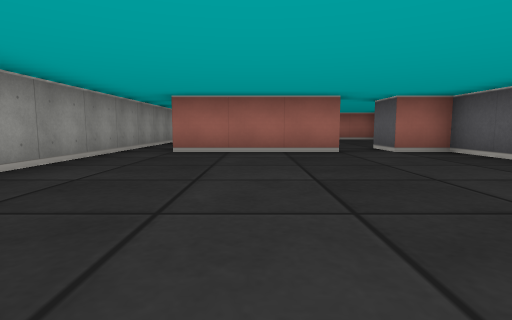
View 1 (above)

16 first-person views from a walk through a cub3D level. The camera is about half as high as the walls, tilts 6° down and sees 80° across. The floor is counted in squares. Each view is taken from the middle of a square. On the plan, view 1 faces up. The plan holds only what a view shows up to about 9 squares ahead; the rest is blank.

View 2
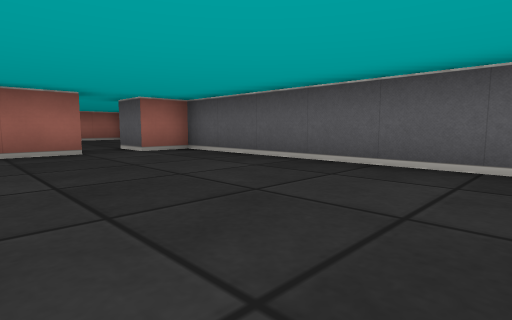

View 3
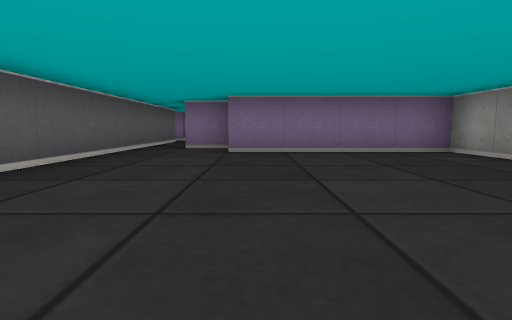

View 4
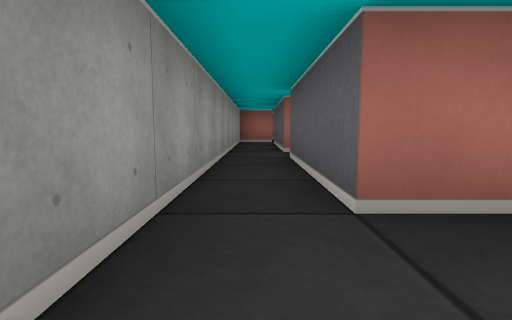

View 5
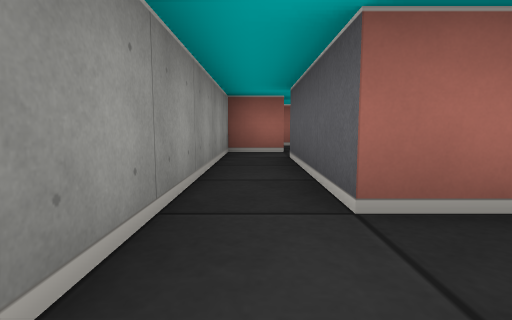

View 6
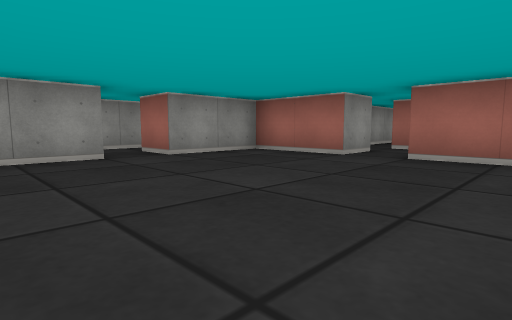

View 7
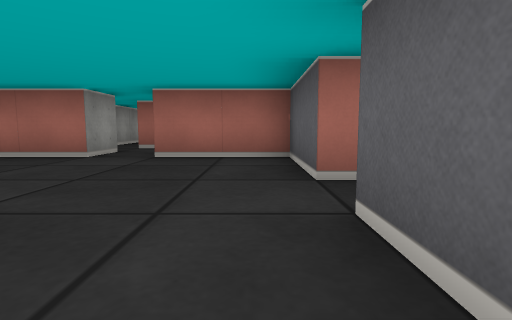

View 8
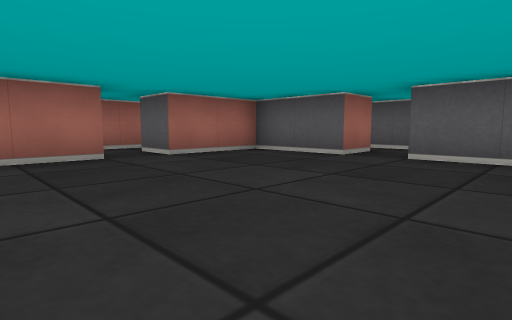

View 9
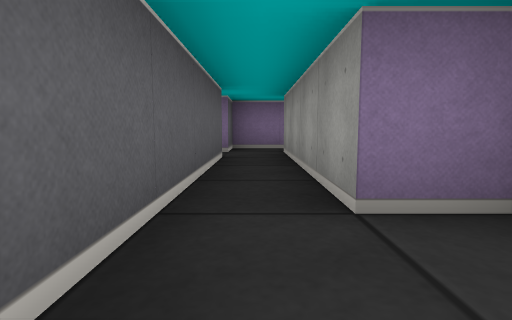

View 10
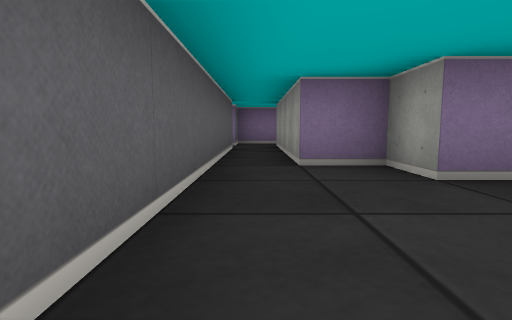

View 11
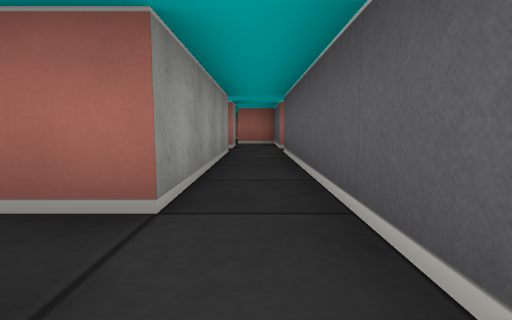

View 12
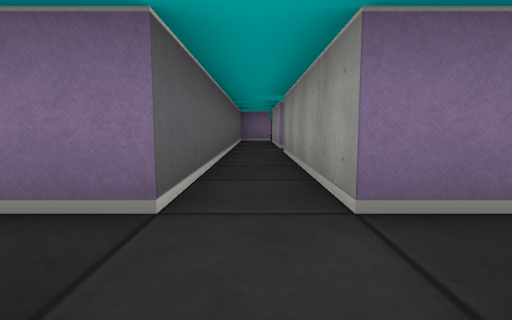

View 13
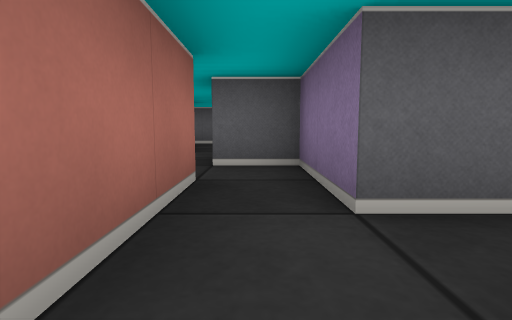

View 14
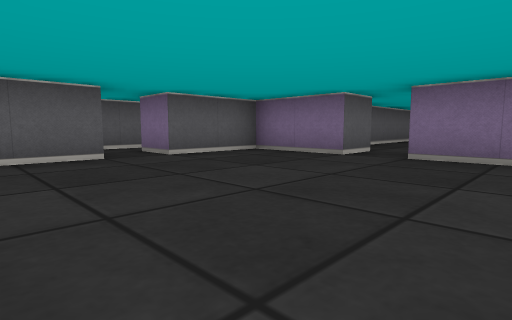

View 15
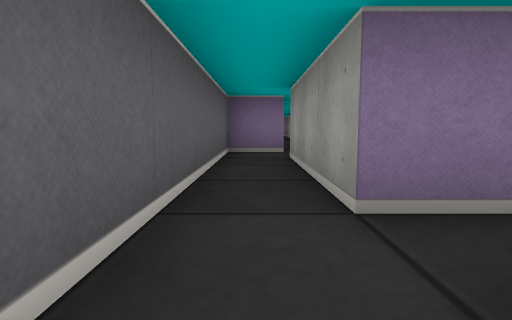

View 16
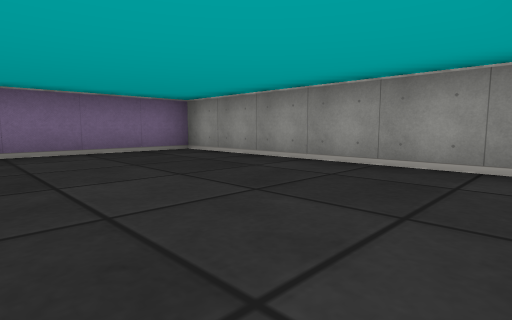

### Floor plan
Ten units are one square. View 1 is at (0, 0); x grows to the right and y downward. Boxes are objects, and circles mark ways between rooms. Rooms are numbered by the first view taken in them; rooms with no view inside come last. Other rooms are left out.
<svg viewBox="-30 -170 110 235">
<path fill="none" stroke="#000" d="M16 -55 -15 -55M-25 -55 -25 5 15 5 15 15 25 15 25 55M35 45 35 -55 25 -55M-15 -95 -15 -125M-25 -125 -25 -55M-15 -55 -15 -85M-5 -86 -5 -74M15 -115 -5 -115 -5 -95 -15 -95M45 -95 45 -115 25 -115M4 -65 15 -65M25 -55 25 -65 45 -65 45 -85M45 -135 55 -135 55 -95 45 -95M65 -145 65 -165 55 -165M55 -155 55 -146M45 -85 55 -85 55 -55M65 -55 65 -135M15 -126 15 -115M25 -115 25 -125 45 -125 45 -135M35 -135 15 -135M55 -45 65 -45 65 -55"/>
<circle cx="-20" cy="-50" r="3" fill="#2a7"/>
<circle cx="20" cy="-60" r="3" fill="#2a7"/>
<circle cx="-10" cy="-90" r="3" fill="#2a7"/>
<circle cx="50" cy="-90" r="3" fill="#2a7"/>
<circle cx="20" cy="-120" r="3" fill="#2a7"/>
<circle cx="40" cy="-140" r="3" fill="#2a7"/>
<circle cx="60" cy="-60" r="3" fill="#2a7"/>
<text x="10" y="-20">1</text>
<text x="-20" y="-90">2</text>
<text x="20" y="-90">3</text>
<text x="60" y="-120">4</text>
<text x="20" y="-130">5</text>
<text x="50" y="-30">6</text>
</svg>
Room 1 opens to room 2. Room 1 opens to room 3. Room 2 opens to room 3. Room 3 opens to room 4. Room 3 opens to room 5. Room 4 opens to room 5. Room 4 opens to room 6.

Where each view was taken, in squares from view 1:
view 1: 0 up, 0 right, facing up
view 2: 0 up, 0 right, facing up-right
view 3: 5 up, 1 right, facing down
view 4: 4 up, 2 left, facing up
view 5: 8 up, 2 left, facing up
view 6: 7 up, 4 right, facing up-left
view 7: 7 up, 4 right, facing up
view 8: 7 up, 0 right, facing up-right
view 9: 0 up, 3 right, facing down
view 10: 2 up, 3 right, facing down
view 11: 8 up, 6 right, facing up
view 12: 15 up, 6 right, facing down
view 13: 13 up, 1 right, facing right
view 14: 11 up, 0 right, facing down-right
view 15: 10 up, 6 right, facing down
view 16: 5 up, 1 right, facing down-left
